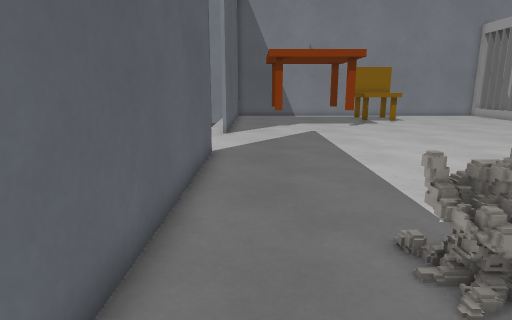
view 1 (above)

15 first-person views from a walk through a Godot game level. The camera is 1.2 m above the floor, tilts 12° down and sees 75° across. The floor is counted in squares, 0.5 m on a side. Each view is taken from the middle of a square. On the plan, view 1 faces up. The plan holds only what a view shows up to about 20 squares ahead; the rest is blank. The place goes on beyond the plan. Some surface patterns are stand-ins.

view 2
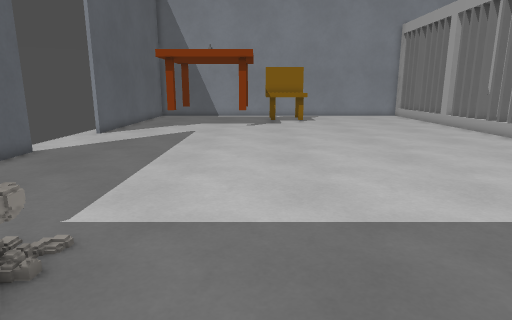

view 3
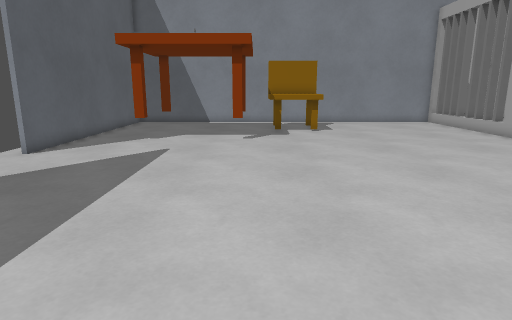

view 4
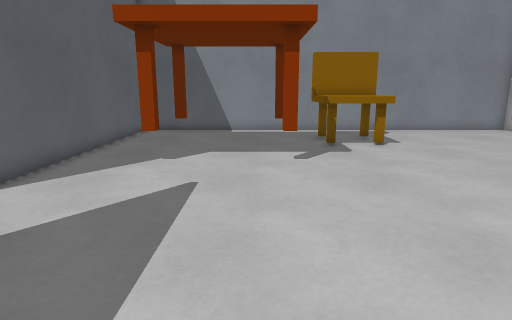

view 5
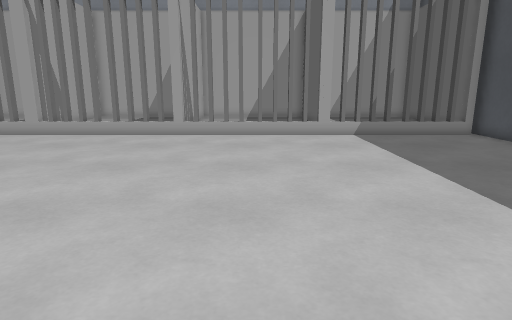

view 6
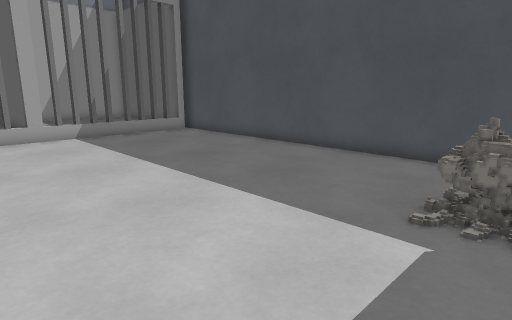

view 7
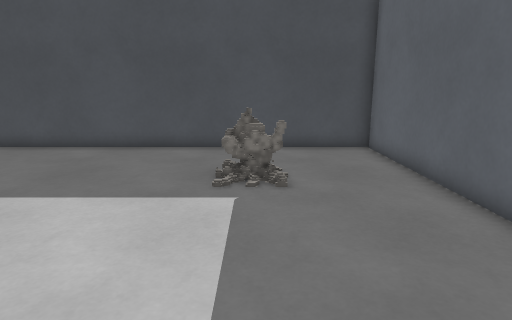

view 8
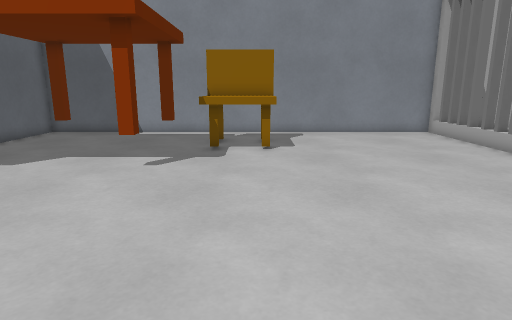

view 9
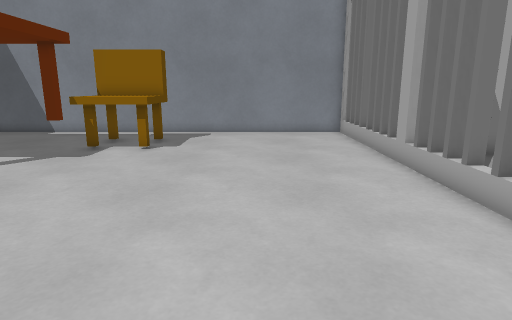

view 10
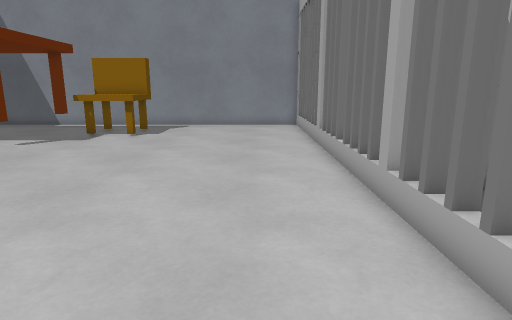

view 11
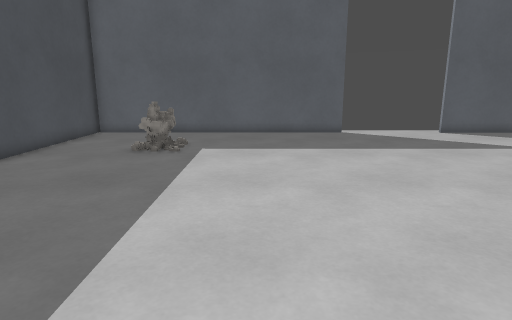

view 12
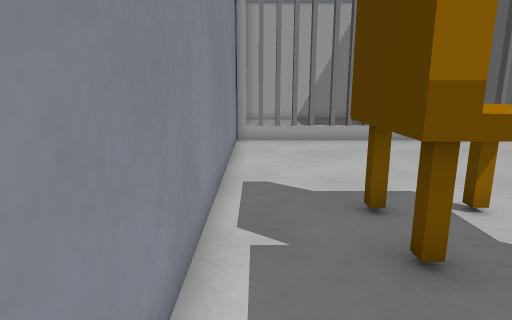

view 13
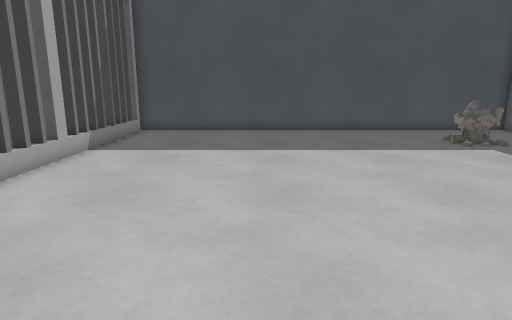

view 14
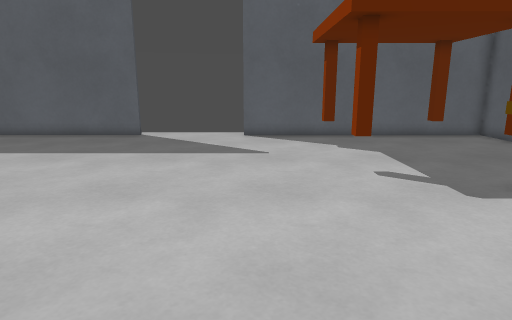

view 15
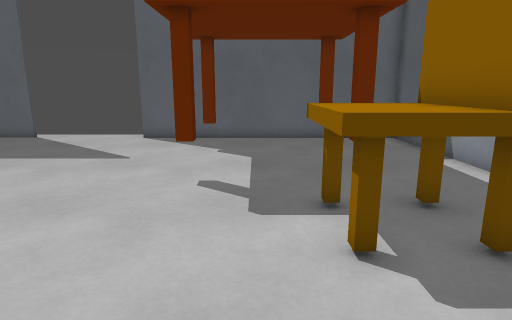

### Floor plan
Points are (right, up) in squares from view 1. A wall is a line through its corners. A room is listed if a view was taken in it or the views show most of it. See-through windows are left out.
Room 1 (views 1, 2, 3, 4, 5, 6, 7, 8, 9, 10, 11, 12, 13, 14, 15)
walls: (19.8, 14.5) (19.8, 15.5); (20.2, 14.9) (19.8, 14.9); (20.2, 14.1) (19.8, 14.1); (20.2, 13.3) (19.8, 13.3); (20.3, 16) (19.8, 16); (20.2, 12.5) (19.8, 12.5) (19.8, 13.5); (20.2, 17.6) (19.8, 17.6) (19.8, 18.6) (20.2, 18.6); (20.2, 18.4) (19.8, 18.4); (20.2, 19.4) (19.8, 19.4) (19.8, 20.5); (20.2, 20.2) (19.8, 20.2); (-1.7, 12.9) (-1.7, -0.9); (19.8, 7.7) (20.2, 7.7); (22.5, 14.9) (20.5, 14.9); (20.2, 22.6) (19.8, 22.6) (19.8, 23.5); (20.8, 7.5) (22.5, 7.5); (19.8, 5.4) (19.8, 8.5) (20.2, 8.5); (19.8, 25.7) (20.2, 25.7); (20.2, 25.5) (19.8, 25.5) (19.8, 26.5) (20.2, 26.5); (22.5, 22.8) (20.4, 22.8); (20.2, 26.3) (19.8, 26.3); (19.8, -0.6) (19.8, 1.5); (20.2, 30.5) (19.8, 30.5); (20.6, 30.9) (-1.7, 30.9) (-1.7, 18.2); (-2.1, -0.9) (20.4, -0.9)
ways out: opening at (20, 3.5); gap at (20, 1); gap at (20, 6); gap at (20, 8)
objects: table (1, 22) to (2, 22); table (1, 27) to (2, 27); campfire (2, 4); table (6, 22); table (6, 27); chair (8, 25) to (11, 28)

Where each view was taken, in squares from view 1:
view 1: 0 up, 0 right, facing up
view 2: 0 up, 7 right, facing up
view 3: 6 up, 7 right, facing up
view 4: 11 up, 5 right, facing up
view 5: 11 up, 2 right, facing right
view 6: 11 up, 2 right, facing down-right
view 7: 13 up, 3 right, facing down
view 8: 12 up, 10 right, facing up
view 9: 12 up, 15 right, facing up
view 10: 8 up, 17 right, facing up
view 11: 8 up, 17 right, facing left
view 12: 30 up, 4 right, facing right
view 13: 19 up, 13 right, facing down
view 14: 19 up, 16 right, facing left
view 15: 24 up, 15 right, facing left
